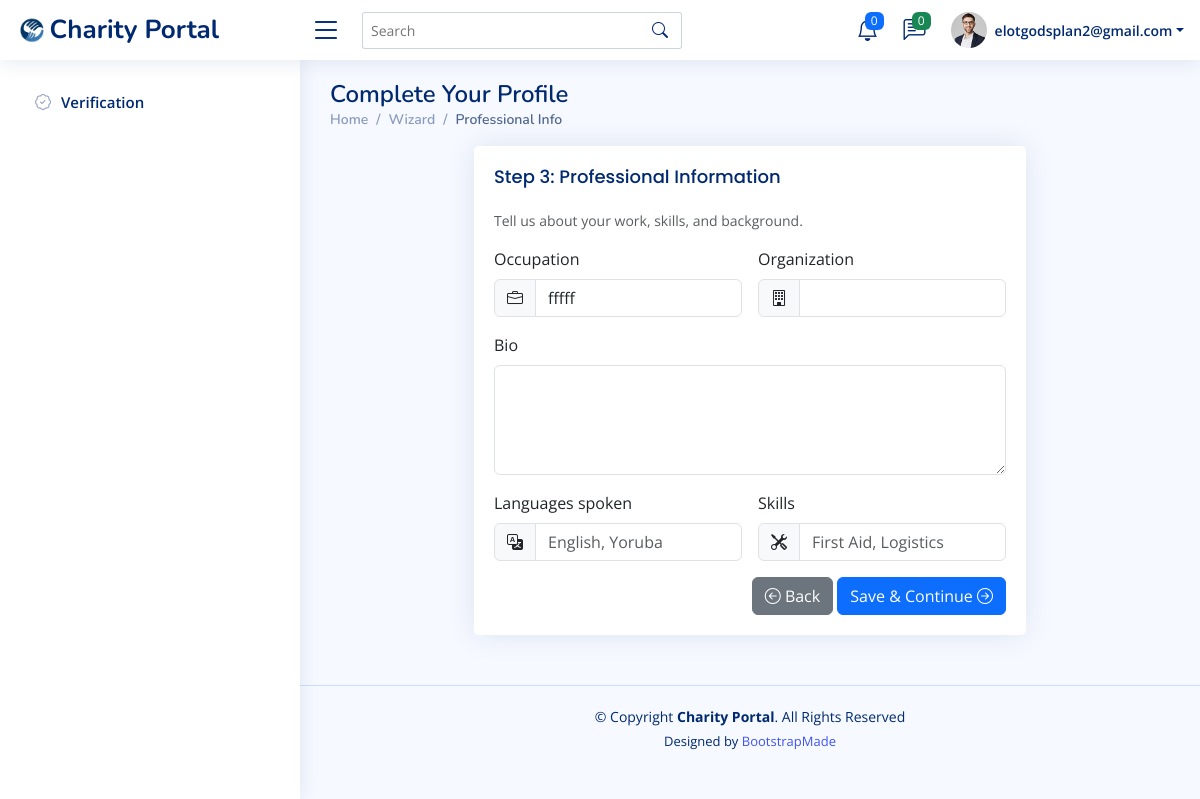
The page /UserPorile/wizard/professional/ (signed in) on the database as committed earlier.
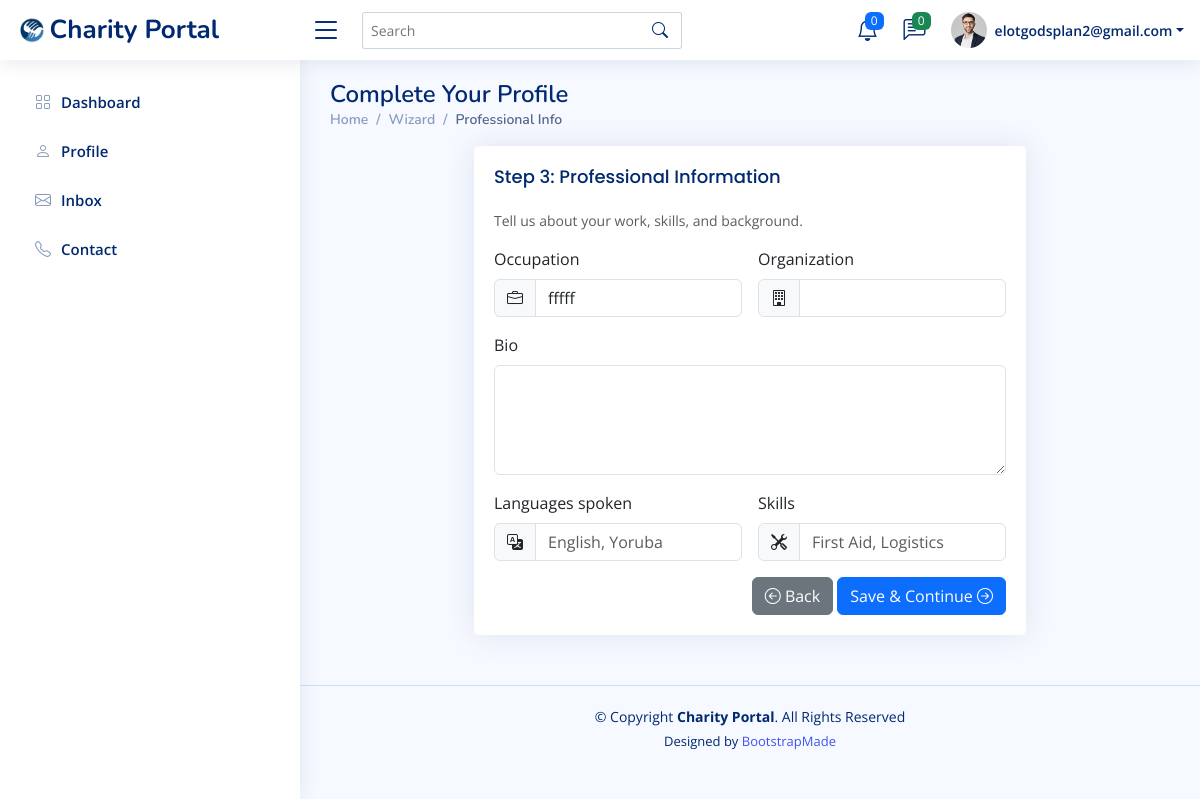
The same page on the database as committed later.
### UserPorile/views.py (the view)
# urls.py: path("wizard/professional/", views.professional, name="professional"),
@login_required
def professional(request):
    profile, _ = Profile.objects.get_or_create(user=request.user)
    if request.method == "POST":
        form = ProfessionalForm(request.POST, instance=profile)
        if form.is_valid():
            form.save()
            messages.success(request, "Professional info saved.")
            return redirect("profile:payment_bank")
    else:
        form = ProfessionalForm(instance=profile)
    return render(request, "UserPorile/professional.html", {"form": form})

### UserPorile/forms.py
class ProfessionalForm(forms.ModelForm):
    class Meta:
        model = Profile
        fields = ["occupation", "organization", "bio", "languages_spoken", "skills"]
        widgets = {
            "occupation": forms.TextInput(attrs={"class": "form-control"}),
            "organization": forms.TextInput(attrs={"class": "form-control"}),
            "bio": forms.Textarea(attrs={"class": "form-control", "rows": 4}),
            "languages_spoken": forms.TextInput(attrs={"class": "form-control", "placeholder": "English, Yoruba"}),
            "skills": forms.TextInput(attrs={"class": "form-control", "placeholder": "First Aid, Logistics"}),
        }

### accounts/models.py (called while the page is built)
    def get_full_name(self):
        full_name = f"{self.first_name} {self.last_name}".strip()
        return full_name if full_name else self.email

### UserPorile/templates/UserPorile/professional.html (shortened to what this page needs)
{% extends "secured/base_secured.html" %}
{% load static %}
{% block content %}
<div class="pagetitle">
  <h1>Complete Your Profile</h1>
  <nav>
    <ol class="breadcrumb">
      <li class="breadcrumb-item"><a href="{% url 'secured:dashboard' %}">Home</a></li>
      <li class="breadcrumb-item">Wizard</li>
      <li class="breadcrumb-item active">Professional Info</li>
    </ol>
  </nav>
</div>
<section class="section">
  <div class="row justify-content-center">
    <div class="col-lg-8">
      <div class="card">
        <div class="card-body">
          <h5 class="card-title">Step 3: Professional Information</h5>
          <p class="small text-muted">Tell us about your work, skills, and background.</p>
          <form method="post" novalidate class="row g-3">
            <div class="col-md-6">
              <label class="form-label">{{ form.occupation.label }}</label>
              <div class="input-group">
                <span class="input-group-text"><i class="bi bi-briefcase"></i></span>
                {{ form.occupation }}
              </div>
            </div>
            <div class="col-md-6">
              <label class="form-label">{{ form.organization.label }}</label>
              <div class="input-group">
                <span class="input-group-text"><i class="bi bi-building"></i></span>
                {{ form.organization }}
              </div>
            </div>
            <div class="col-md-12">
              <label class="form-label">{{ form.bio.label }}</label>
              {{ form.bio }}
            </div>
            <div class="col-md-6">
              <label class="form-label">{{ form.languages_spoken.label }}</label>
              <div class="input-group">
                <span class="input-group-text"><i class="bi bi-translate"></i></span>
                {{ form.languages_spoken }}
              </div>
            </div>
            <div class="col-md-6">
              <label class="form-label">{{ form.skills.label }}</label>
              <div class="input-group">
                <span class="input-group-text"><i class="bi bi-tools"></i></span>
                {{ form.skills }}
              </div>
            </div>
            <div class="text-end">
              <a class="btn btn-secondary" href="{% url 'profile:address' %}">
                <i class="bi bi-arrow-left-circle"></i> Back
              </a>
              <button class="btn btn-primary" type="submit">
                Save & Continue <i class="bi bi-arrow-right-circle"></i>
              </button>
            </div>
          </form>
        </div>
      </div>
    </div>
  </div>
</section>
{% endblock %}

### secured/templates/secured/base_secured.html (shortened to what this page needs)
{% load static %}
<!DOCTYPE html>
<html lang="en">
<head>
  <link href="{% static 'secured/assets/vendor/bootstrap/css/bootstrap.min.css' %}" rel="stylesheet">
  <link href="{% static 'secured/assets/vendor/bootstrap-icons/bootstrap-icons.css' %}" rel="stylesheet">
  <link href="{% static 'secured/assets/vendor/boxicons/css/boxicons.min.css' %}" rel="stylesheet">
  <link href="{% static 'secured/assets/vendor/quill/quill.snow.css' %}" rel="stylesheet">
  <link href="{% static 'secured/assets/vendor/quill/quill.bubble.css' %}" rel="stylesheet">
  <link href="{% static 'secured/assets/vendor/remixicon/remixicon.css' %}" rel="stylesheet">
  <link href="{% static 'secured/assets/vendor/simple-datatables/style.css' %}" rel="stylesheet">
  <link href="{% static 'secured/assets/css/style.css' %}" rel="stylesheet">
</head>
<body>
  <header id="header" class="header fixed-top d-flex align-items-center">
    <div class="d-flex align-items-center justify-content-between">
      <a href="{% url 'secured:dashboard' %}" class="logo d-flex align-items-center">
        <img src="{% static 'secured/assets/img/logo.png' %}" alt="">
        <span class="d-none d-lg-block">Charity Portal</span>
      </a>
      <i class="bi bi-list toggle-sidebar-btn"></i>
    </div>
    <div class="search-bar">
      <form class="search-form d-flex align-items-center" method="GET" action="#">
        <input type="text" name="query" placeholder="Search" title="Enter search keyword">
        <button type="submit" title="Search"><i class="bi bi-search"></i></button>
      </form>
    </div>
    <nav class="header-nav ms-auto">
      <ul class="d-flex align-items-center">
        <li class="nav-item dropdown">
          <a class="nav-link nav-icon" href="#" data-bs-toggle="dropdown">
            <i class="bi bi-bell"></i>
            <span class="badge bg-primary badge-number">0</span>
          </a>
        </li>
        <li class="nav-item dropdown">
          <a class="nav-link nav-icon" href="#" data-bs-toggle="dropdown">
            <i class="bi bi-chat-left-text"></i>
            <span class="badge bg-success badge-number">0</span>
          </a>
        </li>
        <li class="nav-item dropdown pe-3">
          <a class="nav-link nav-profile d-flex align-items-center pe-0" href="#" data-bs-toggle="dropdown">
            <img src="{% static 'secured/assets/img/profile-img.jpg' %}" alt="Profile" class="rounded-circle">
            <span class="d-none d-md-block dropdown-toggle ps-2">{{ user.email }}</span>
          </a>
        </li>
      </ul>
    </nav>
  </header>
<aside id="sidebar" class="sidebar">
  <ul class="sidebar-nav" id="sidebar-nav">
    {% if user.is_authenticated %}
      {% if user.profile.is_verified and user.profile.completed %}
        <li class="nav-item">
          <a class="nav-link collapsed" href="{% url 'secured:dashboard' %}">
            <i class="bi bi-grid"></i><span>Dashboard</span>
          </a>
        </li>
        <li class="nav-item">
          <a class="nav-link collapsed" href="#">
            <i class="bi bi-person"></i><span>Profile</span>
          </a>
        </li>
        <li class="nav-item">
          <a class="nav-link collapsed" href="#">
            <i class="bi bi-envelope"></i><span>Inbox</span>
          </a>
        </li>
        <li class="nav-item">
          <a class="nav-link collapsed" href="#">
            <i class="bi bi-telephone"></i><span>Contact</span>
          </a>
        </li>
      {% else %}
        <li class="nav-item">
          <a class="nav-link collapsed" href="{% url 'profile:wizard_start' %}">
            <i class="bi bi-patch-check"></i><span>Verification</span>
          </a>
        </li>
      {% endif %}
    {% endif %}
  </ul>
</aside>
  <main id="main" class="main">
    {% block content %}{% endblock %}
  </main>
  <footer id="footer" class="footer">
    <div class="copyright">
      &copy; Copyright <strong><span>Charity Portal</span></strong>. All Rights Reserved
    </div>
    <div class="credits">
      Designed by <a href="https://bootstrapmade.com/">BootstrapMade</a>
    </div>
  </footer>
</body>
</html>

Rows that differ between the two databases and show on the page:
changed Profile "fffff": is_verified False → True (drawn)
Other text that changed with them:
text no longer shown: "Verification"
text now shown: "Dashboard Profile Inbox Contact"
